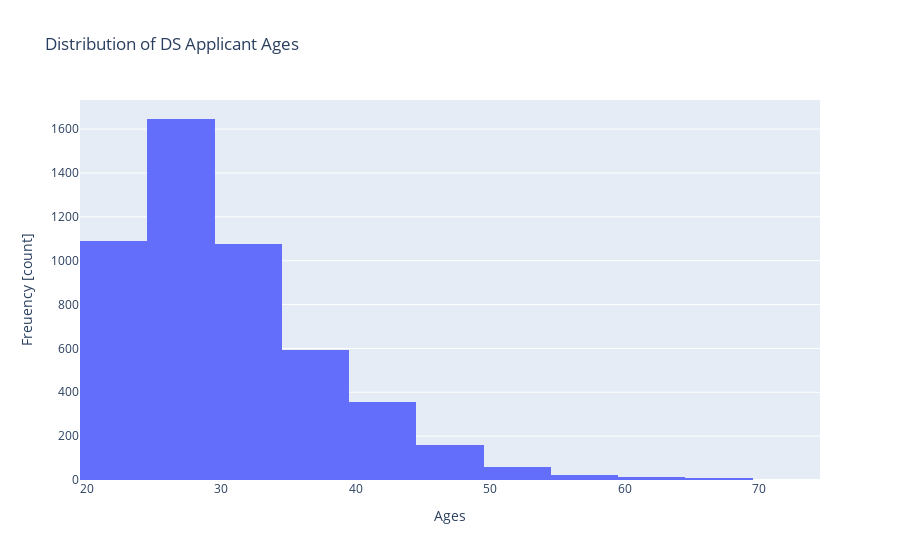

Write notebook code for a chart like this one.
### Markdown cell above
**Task 7.1.17:** Create function `build_age_hist` that returns a plotly histogram of `ages`. Be sure to label your x-axis `"Age"`, your y-axis `"Frequency [count]"`, and use the title `"Distribution of DS Applicant Ages"`.

- [What's a histogram?](../%40textbook/07-visualization-pandas.ipynb#Histograms)
- [Create a histogram using plotly express](../%40textbook/08-visualization-plotly.ipynb#Histogram)

### Code cell
def build_age_hist():
    # Create histogram of `ages`
    fig = px.histogram(x=ages, nbins=20, title="Distribution of DS Applicant Ages")
    # Set axis labels
    fig.update_layout(xaxis_title="Ages", yaxis_title="Freuency [count]")
    return fig

age_fig = build_age_hist()
print("age_fig type:", type(age_fig))
age_fig.show()

### Figure 1 — Plotly figure (JSON) as saved in the notebook; plotly's stock layout.template omitted (floating-point values rounded to 4 significant figures; data arrays with more than 128 entries replaced by an {"elided": "..."} marker saying what was removed)
{"data": [{"alignmentgroup": "True", "bingroup": "x", "hovertemplate": "x=%{x}<br>count=%{y}<extra></extra>", "legendgroup": "", "marker": {"color": "#636efa", "pattern": {"shape": ""}}, "name": "", "nbinsx": 20, "offsetgroup": "", "orientation": "v", "showlegend": false, "type": "histogram", "x": {"elided": "5025 int values"}, "xaxis": "x", "yaxis": "y"}], "layout": {"autosize": true, "barmode": "relative", "legend": {"tracegroupgap": 0}, "title": {"text": "Distribution of DS Applicant Ages"}, "xaxis": {"anchor": "y", "autorange": true, "domain": [0, 1], "range": [19.5, 74.5], "title": {"text": "Ages"}, "type": "linear"}, "yaxis": {"anchor": "x", "autorange": true, "domain": [0, 1], "range": [0, 1733.0], "title": {"text": "Freuency [count]"}}}}
